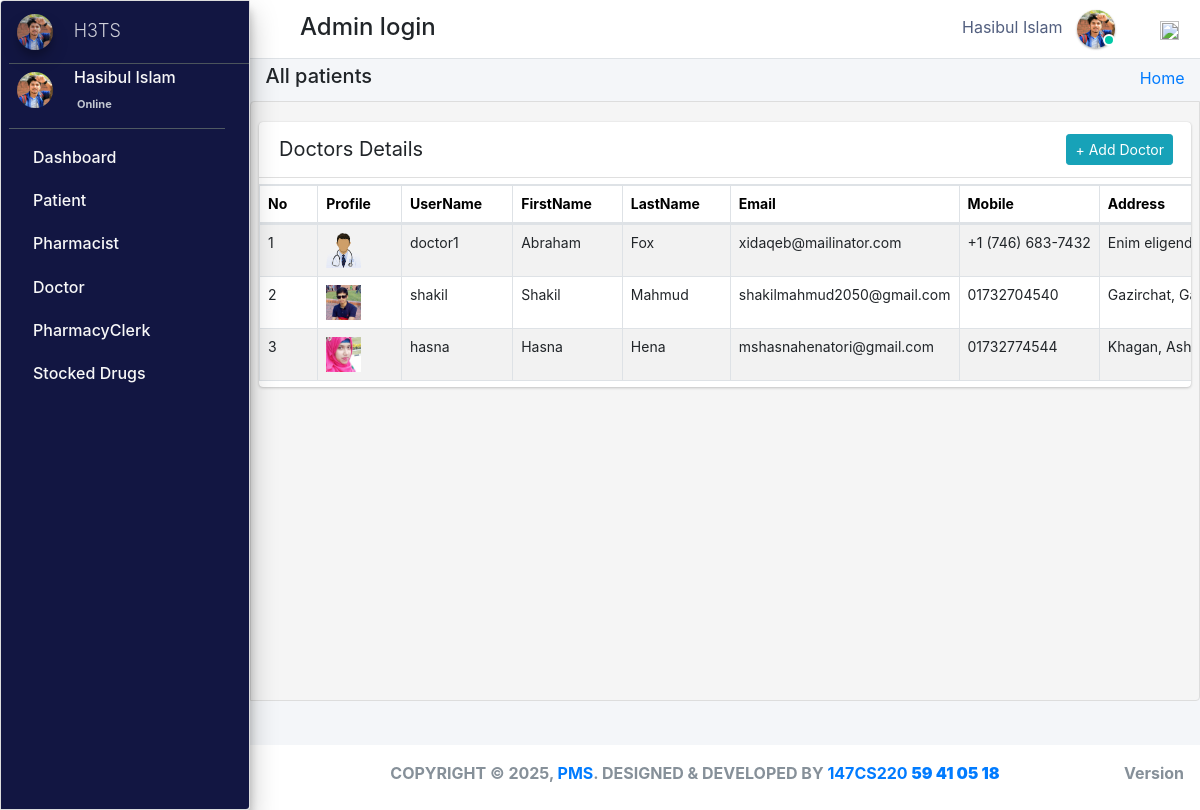
/admin_user/manage_doctor/ (signed in), run on the app's committed database.
### pharmacy/models.py (models this page shows, shortened)
class CustomUser(AbstractUser):
    groups = models.ManyToManyField(
        'auth.Group',
        related_name='customuser_groups',  # Updated related_name to avoid clash
        blank=True,
        help_text='The groups this user belongs to. A user will get all permissions granted to each of their groups.',
        verbose_name='groups'
    )
    user_permissions = models.ManyToManyField(
        'auth.Permission',
        related_name='customuser_user_permissions',  # Updated related_name to avoid clash
        blank=True,
        help_text='Specific permissions for this user.',
        verbose_name='user permissions'
    )
    user_type_data = ((1, "AdminHOD"), (2, "Pharmacist"), (3, "Doctor"), (4, "PharmacyClerk"),(5, "Patients"))
    user_type = models.CharField(default=1, choices=user_type_data, max_length=10)

class AdminHOD(models.Model):
    gender_category=(
        ('Male','Male'),
        ('Female','Female'),
    )
    admin = models.OneToOneField(CustomUser,null=True, on_delete = models.CASCADE)
    emp_no= models.CharField(max_length=100,null=True,blank=True)
    gender=models.CharField(max_length=100,null=True,choices=gender_category)
    mobile=models.CharField(max_length=10,null=True,blank=True)
    address=models.CharField(max_length=300,null=True,blank=True)
    profile_pic=models.ImageField(default="admin.png",null=True,blank=True)
    created_at = models.DateTimeField(auto_now_add=True)
    updated_at = models.DateTimeField(auto_now=True)
    date_employed=models.DateTimeField(auto_now_add=True, auto_now=False)
    objects = models.Manager()

class Doctor(models.Model):
    gender_category=(
        ('Male','Male'),
        ('Female','Female'),
    )
    admin = models.OneToOneField(CustomUser,null=True, on_delete = models.CASCADE)
    emp_no=models.CharField(max_length=100,null=True,blank=True)
    age= models.IntegerField(default='0', blank=True, null=True)
    gender=models.CharField(max_length=100,null=True,choices=gender_category)
    mobile=models.CharField(max_length=10,null=True,blank=True)
    address=models.CharField(max_length=300,null=True,blank=True)
    profile_pic=models.ImageField(default="doctor.png",null=True,blank=True)
    created_at = models.DateTimeField(auto_now_add=True)
    updated_at = models.DateTimeField(auto_now=True)
    objects = models.Manager()

### pharmacy/HODViews.py (the view)
# urls.py: path('admin_user/manage_doctor/',HODViews.manageDoctor,name='manage_doctor'),
def manageDoctor(request):
    staffs = Doctor.objects.all()
    context = {
        "staffs": staffs,
        "title":"Dotors Details"
    }
    return render(request,'hod_templates/manage_doctor.html',context)

### pharmacy/LoginCheckMiddleWare.py (called while the page is built, shortened)
    def process_view(self, request, view_func, view_args, view_kwargs):
        modulename = view_func.__module__
        user = request.user
        if user.is_authenticated:
            if user.user_type == "1":
                if modulename == "pharmacy.HODViews":
                    pass
                elif modulename == "":
                    pass
                elif modulename == "pharmacy.views" or modulename == "django.views.static":
                    pass
                else:
                    pass
            else:
                return redirect("login")

### pharmacy/templates/hod_templates/manage_doctor.html (shortened to what this page needs)
{% extends 'hod_templates/base_template.html'%} {% block page_title %}
<h5>All patients</h5>
{% endblock page_title %} {% block main_content %}
<section class="content">
    <div class="row">
        <div class="col-md-12">
            <div class="card card-primar sc">
                <div class="card-header">
                    <span>Doctors Details</span>
                    <div class="card-tools d-flex">
                        <a class="btn btn-sm btn-info mr-2" href="{% url 'add_doctor' %}" role="button">+ Add Doctor</a>
                    </div>
                </div>
                <table class="table table-bordered table-hover dataTable" id="plist">
                    <thead>
                        <tr>
                            <th>No</th>
                            <th>Profile</th>
                            <th>UserName</th>
                            <th>FirstName</th>
                            <th>LastName</th>
                            <th>Email</th>
                            <th>Mobile</th>
                            <th>Address</th>
                        </tr>
                    </thead>
                    <tbody>
                        {% for staff in staffs %}
                        <tr class="hov">
                            <td>{{forloop.counter}}</td>
                            <td> <img src="{{staff.profile_pic.url}}" class="" width="35" height="35" alt=""></td>
                            <td>{{staff.admin.username}}</td>
                            <td>{{staff.admin.first_name}}</td>
                            <td>{{staff.admin.last_name}}</td>
                            <td>{{staff.admin.email}}</td>
                            <td>{{staff.mobile}}</td>
                            <td>{{staff.address}}</td>
                        </tr>
                        {% endfor %}
                    </tbody>
                </table>
            </div>
        </div>
    </div>
</section>
{% endblock %}

### pharmacy/templates/hod_templates/base_template.html (shortened to what this page needs)
{% extends 'base_file.html' %} {% block htm %}
<body class="hold-transition sidebar-mini layout-fixed">
    <div class="wrapper">
        <nav class="main-header navbar navbar-expand navbar-white navbar-light">
            <ul class="navbar-nav">
                <li class="nav-item">
                    <a class="nav-link" data-widget="pushmenu" href="#" role="button"></a>
                </li>
            </ul>
            <h4 style="margin-left: 10px; margin-top: 5px;">Admin login </h4>
            <ul class="navbar-nav ml-auto">
                <li class="mx-3">
                    <a href="#" class="sm-submenu-with-image a">
                        <span>{{user.first_name}}  {{user.last_name}}</span>
                        <img src="{{request.user.adminhod.profile_pic.url}}" class="img-circle elevation-1" width="38" height="38" alt="">
                        <span class="avatar-status avatar-sm-status avatar-status-success"></span>
                    </a>
                </li>
                <li class="nav-item dropdown ml-3 low">
                    <a href="#" class="btn btn-outlined btn-black text-muted bg-transparent " data-toggle="dropdown" aria-expanded="false" data-wow-delay="0.7s"><img src="https://img.icons8.com/ios/50/000000/settings.png" width="19" height="19">
                    </a>
                </li>
            </ul>
        </nav>
        {% include 'hod_templates/sidebar.html'%}
        <div class="content-wrapper">
            <div class="content-header">
                <div class="container-fluid">
                    <div class="row ">
                        <div class="col-sm-6">
                            <h1 class="m-0 text-dark">
                                {% block page_title %} {% endblock page_title %}
                            </h1>
                        </div>
                        <div class="col-sm-6 ">
                            <ol class="breadcrumb float-sm-right">
                                <li class="breadcrumb-item"><a href="">Home</a></li>
                            </ol>
                        </div>
                    </div>
                </div>
            </div>
            {% block main_content %} {% endblock main_content %}
        </div>
        {% include 'hod_templates/footer.html'%}
    </div>
    {% endblock htm %}

### pharmacy/templates/hod_templates/sidebar.html (shortened to what this page needs)
<aside class="main-sidebar sidebar-dark-primary elevation-4">
    <a href="" class="brand-link ml-2">
        <img src="{{request.user.adminhod.profile_pic.url}}" alt="" width="36" height="36" class=" img-circle elevation-3" style="opacity: .8">
        <span class="brand-text font-weight-light mt-1 ml-3 mmust">H3TS</span>
    </a>
    <div class="sidebar">
        <div class="user-panel mr-3">
            <div class="pull-left image sm-submenu-with-image a ml-2 ">
                <img src="{{request.user.adminhod.profile_pic.url}}" class="img-circle mt-2" width="36" height="36" alt="User Image">
            </div>
            <div class="pull-left info">
                <p>{{user.first_name}} {{user.last_name}}</p>
                <a href="#"> Online</a>
            </div>
        </div>
        <nav class="mt-2">
            <ul class="nav nav-pills nav-sidebar flex-column" data-widget="treeview" role="menu" data-accordion="false">
                <li class="nav-item">
                    <a href="{% url  'admin_dashboard' %}" class="nav-link">
                        <p>
                            Dashboard
                        </p>
                    </a>
                </li>
                <li class="nav-item">
                    <a href="#" class="nav-link">
                        <p>
                            Patient
                        </p>
                    </a>
                </li>
                <li class="nav-item">
                    <a href="#" class="nav-link">
                        <p>
                            Pharmacist
                        </p>
                    </a>
                </li>
                <li class="nav-item">
                    <a href="#" class="nav-link">
                        <p>
                            Doctor
                        </p>
                    </a>
                </li>
                <li class="nav-item">
                    <a href="#" class="nav-link">
                        <p>
                            PharmacyClerk
                        </p>
                    </a>
                </li>
                <li class="nav-item">
                    <a href="#" class="nav-link">
                        <p>
                            Stocked Drugs
                        </p>
                    </a>
                </li>
            </ul>
        </nav>
    </div>
</aside>

### static/css/main.css (style rules this page uses)
html { font-family: sans-serif; line-height: 1.15; -webkit-text-size-adjust: 100%; -webkit-tap-highlight-color: transparent; }
body { overflow-y: hidden; overflow-x: hidden; font-family: -apple-system, BlinkMacSystemFont, "Segoe UI", Roboto, "Helvetica Neue", Arial, "Noto Sans", sans-serif, "Apple Color Emoji", "Segoe UI Emoji", "Segoe UI Symbol", "Noto Color Emoji" !important; }
th { color: rgb(0, 0, 0); font-size: 14px !important; }
.content { background-color: #f5f5f5; border: 1px solid #dddddd; border-radius: 4px 0px 4px 0px; left: -1px; padding: 10px 7px 5px; }
.main-sidebar { background: #ffffff; border: 1px solid #dddddd; border-radius: 4px 0px 4px 0px; font-weight: bold; }
.content { height: 75vh; overflow-y: scroll; overflow-x: hidden; }
.sc { white-space: nowrap; display: block; overflow-x: hidden !important; }
.content .row { margin-top: 20px !important; }
.main-sidebar { background-color: #121642 !important; color: white !important; }
.main-sidebar p { color: #f8f8f8 !important; font-weight: 500 !important }
td { font-size: 14px !important; }
.hov { transition: transform .5s; }
.avatar-status { position: absolute; bottom: 12px; right: 75.4px; display: -ms-inline-flexbox; display: inline-flex; -ms-flex-negative: 0; flex-shrink: 0; -ms-flex-pack: center; justify-content: center; -ms-flex-align: center; align-items: center; white-space: nowrap; text-align: center; vertical-align: baseline; font-weight: 600; border: .125rem solid #fff; width: 12px; height: 12px; line-height: 1; font-size: .71094rem; border-radius: 50%; }
.avatar-status-success { color: #fff; background-color: #00c9a7; }
.card-header span { font-size: 20px !important; }
.table>tbody>tr>td, .table>tbody>tr>th, .table>tfoot>tr>td, .table>tfoot>tr>th, .table>thead>tr>td, .table>thead>tr>th { padding: 8px; line-height: 1.42857143; vertical-align: top; }
.pull-left { float: left; }
.pull-left { float: left!important; }
.user-panel>.info { padding: 5px 5px 5px 15px; line-height: 1; position: absolute; left: 55px; }
.user-panel>.info>p { font-weight: 600; margin-bottom: 9px; }
p { margin: 0 0 10px; }
.user-panel { padding-bottom: 20px; }
.user-panel:after { clear: both; }
.user-panel:before, .user-panel:after { content: " "; display: table; }
.user-panel>.info>a { text-decoration: none; padding-right: 5px; margin-top: 3px; font-size: 11px; overflow: hidden; white-space: nowrap; }
.mmust { overflow: hidden; white-space: nowrap; font-size: 18px; }
.table { background: white !important; }
.container-fluid { width: 100%; padding-right: 15px; padding-left: 15px; margin-right: auto; margin-left: auto; }
.row { display: flex; flex-wrap: wrap; margin-right: -15px; margin-left: -15px; }
.d-flex { display: flex !important; z-index: 44; }
.d-flex { display: flex !important; }
.table tbody tr:nth-of-type(odd) { background-color: rgba(0, 0, 0, .05) !important; }
.table tbody tr:nth-of-type(odd) { background-color: rgba(197, 197, 197, 0.05) !important; }
.img-circle { border-radius: 50%; }
.content-wrapper .content-header { padding: 5px 0.5rem !important; }

### static/css/profile.css (style rules this page uses)
li { list-style-type: none ! }
.navbar-nav span { color: #525f7f !important; margin-right: 10px !important; }
body { font-family: 'Rubik', sans-serif; height: 100% !important; }
.table tbody tr:nth-of-type(odd) { background-color: rgba(0, 0, 0, .05) !important; }

### data on the page
CustomUser: first_name "Hasibul", last_name "Islam", user.adminhod.profile_pic (picture)
Doctor: profile_pic (picture), admin.username "doctor1", admin.first_name "Abraham", admin.last_name "Fox", admin.email "xidaqeb@mailinator.com", mobile "+1 (746) 683-7432", address "Enim…"
Doctor: profile_pic (picture), admin.username "shakil", admin.first_name "Shakil", admin.last_name "Mahmud", admin.email "shakilmahmud2050@gmail.com", mobile "01732704540", address "Gazirchat,…"
Doctor: profile_pic (picture), admin.username "hasna", admin.first_name "Hasna", admin.last_name "Hena", admin.email "mshasnahenatori@gmail.com", mobile "01732774544", address "Khagan,…"
